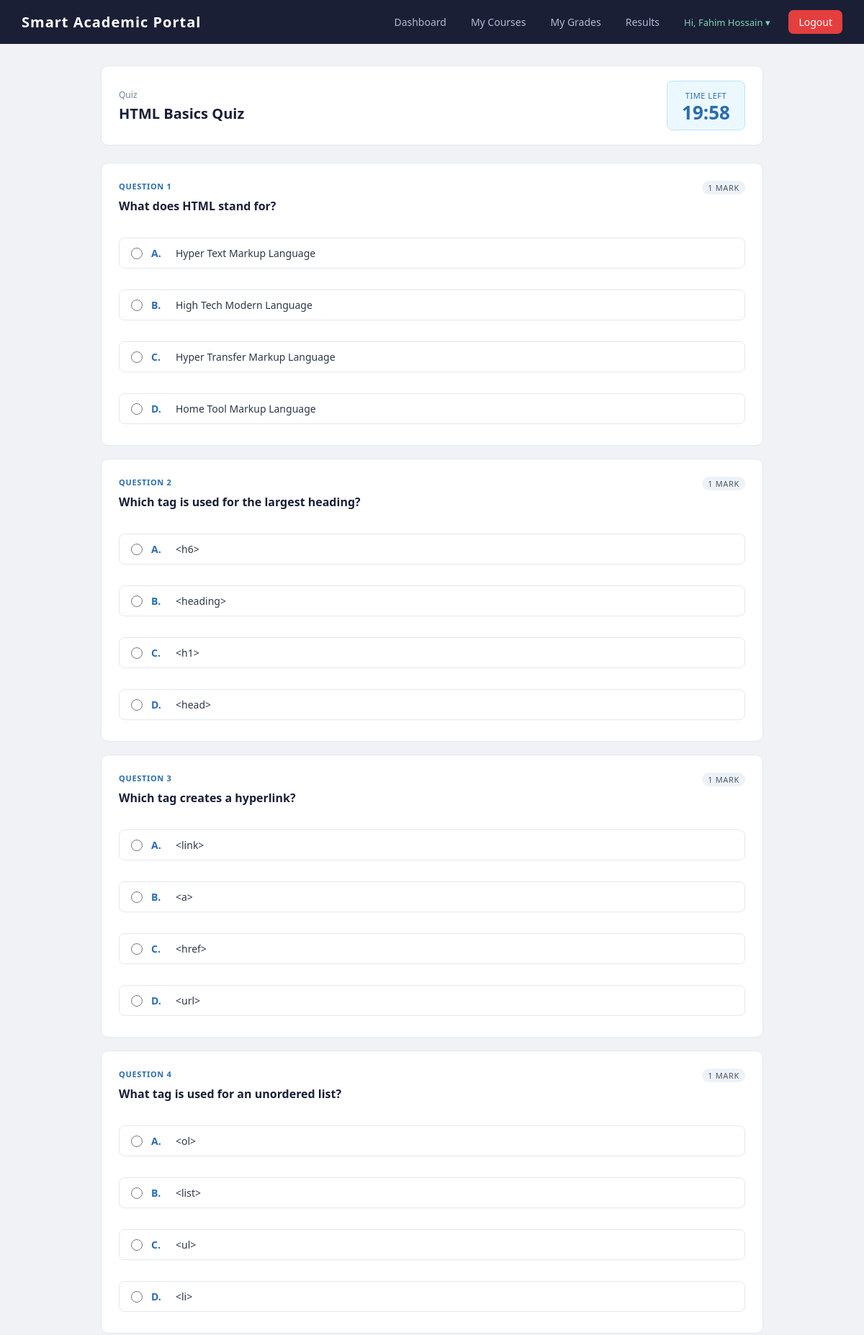
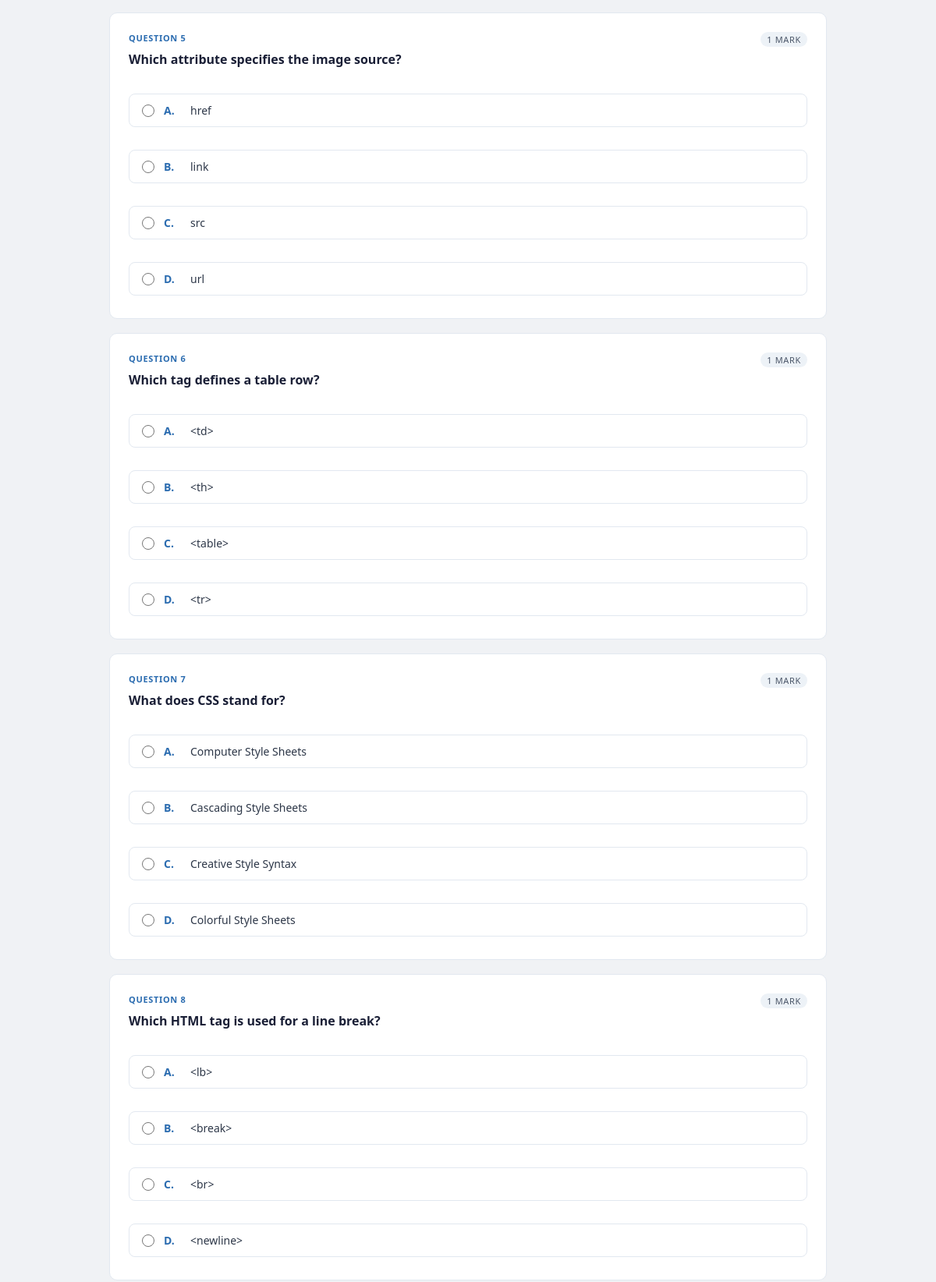
The app's page /student/take_quiz.php?id=1 (signed in, upper part) with its own data (2 pictures, top to bottom).
### tables this page shows
CREATE TABLE `quizzes` (
  `id` int(11) NOT NULL,
  `course_id` int(11) NOT NULL,
  `title` varchar(150) NOT NULL,
  `time_limit` int(11) DEFAULT 30,
  `total_marks` int(11) DEFAULT 10
);

CREATE TABLE `questions` (
  `id` int(11) NOT NULL,
  `quiz_id` int(11) NOT NULL,
  `question_text` text NOT NULL,
  `option_a` varchar(255) DEFAULT NULL,
  `option_b` varchar(255) DEFAULT NULL,
  `option_c` varchar(255) DEFAULT NULL,
  `option_d` varchar(255) DEFAULT NULL,
  `correct_option` char(1) NOT NULL,
  `marks` int(11) DEFAULT 1
);

### student/take_quiz.php (the view, shortened to what this page needs)
<?php
$quiz_id = intval($_GET['id']);
$quiz      = mysqli_fetch_assoc(mysqli_query($conn, "SELECT * FROM quizzes WHERE id=$quiz_id"));
$questions = mysqli_query($conn, "SELECT * FROM questions WHERE quiz_id=$quiz_id ORDER BY id");
?>
<!DOCTYPE html>
<html lang="en">
<head>
  <link rel="stylesheet" href="../assets/style.css">
</head>
<body>
<?php include '../includes/header.php'; ?>
<div class="container">
  <div class="quiz-header">
    <div>
      <div style="font-size:12px;color:#718096;margin-bottom:4px">Quiz</div>
      <h2><?= htmlspecialchars($quiz['title']) ?></h2>
    </div>
    <div class="timer-box">
      <span class="timer-label">Time left</span>
      <span id="timer">--:--</span>
    </div>
  </div>
  <form method="POST"
        action="/acadportal/student/submit_quiz.php"
        id="quizForm"
        data-time-seconds="<?= intval($quiz['time_limit']) * 60 ?>">
    <?php
    $q_num = 0;
    while ($q = mysqli_fetch_assoc($questions)):
      $q_num++;
    ?>
    <div class="question-card">
      <div class="question-num">Question <?= $q_num ?> <span class="marks-badge"><?= $q['marks'] ?> mark<?= $q['marks'] != 1 ? 's' : '' ?></span></div>
      <div class="question-text"><?= htmlspecialchars($q['question_text']) ?></div>
      <div class="options">
        <?php
        $opts = [
          'A' => $q['option_a'],
          'B' => $q['option_b'],
          'C' => $q['option_c'],
          'D' => $q['option_d'],
        ];
        foreach ($opts as $letter => $text):
        ?>
        <label class="option-label">
          <input type="radio"
                 name="ans[<?= $q['id'] ?>]"
                 value="<?= $letter ?>">
          <span style="min-width:22px;font-weight:600;color:#2b6cb0"><?= $letter ?>.</span>
          <span><?= htmlspecialchars($text) ?></span>
        </label>
        <?php endforeach; ?>
      </div>
    </div>
    <?php endwhile; ?>
  </form>
</div>
</body>
</html>

### assets/style.css (style rules this page uses)
* { margin: 0; padding: 0; box-sizing: border-box; }
body { font-family: 'Segoe UI', Tahoma, Geneva, Verdana, sans-serif; background: #f0f2f5; color: #333; font-size: 15px; }
.container { max-width: 960px; margin: 30px auto; padding: 0 20px; }
h2 { font-size: 22px; font-weight: 600; margin-bottom: 20px; color: #1a1f36; }
label { display: block; font-size: 13px; font-weight: 500; color: #4a5568; margin-top: 14px; margin-bottom: 5px; }
#timer { font-size: 22px; font-weight: 700; color: #2b6cb0; }

### student/take_quiz.php (style rules this page uses)
.quiz-header { background: #fff; border: 1px solid #e2e8f0; border-radius: 10px; padding: 20px 24px; margin-bottom: 24px; display: flex; justify-content: space-between; align-items: center; flex-wrap: wrap; gap: 12px; }
.quiz-header h2 { margin: 0; font-size: 20px; color: #1a1f36; }
.timer-box { background: #ebf8ff; border: 1px solid #bee3f8; border-radius: 8px; padding: 8px 20px; text-align: center; }
.timer-box .timer-label { font-size: 11px; color: #2b6cb0; font-weight: 500; text-transform: uppercase; letter-spacing: .05em; }
.timer-box #timer { font-size: 26px; font-weight: 700; color: #2b6cb0; display: block; line-height: 1.2; }
.question-card { background: #fff; border: 1px solid #e2e8f0; border-radius: 10px; padding: 24px; margin-bottom: 18px; }
.question-num { font-size: 11px; font-weight: 600; color: #2b6cb0; text-transform: uppercase; letter-spacing: .06em; margin-bottom: 8px; }
.question-text { font-size: 16px; font-weight: 600; color: #1a1f36; margin-bottom: 18px; line-height: 1.5; }
.options { display: flex; flex-direction: column; gap: 10px; }
.option-label { display: flex; align-items: center; gap: 12px; padding: 11px 16px; border: 1.5px solid #e2e8f0; border-radius: 8px; cursor: pointer; font-size: 14px; color: #2d3748; transition: all 0.15s; user-select: none; }
.option-label input[type="radio"] { width: 16px; height: 16px; flex-shrink: 0; accent-color: #2b6cb0; cursor: pointer; }
.marks-badge { float: right; background: #edf2f7; color: #4a5568; font-size: 11px; font-weight: 500; padding: 2px 8px; border-radius: 99px; }

### records on screen
quizzes: title "HTML Basics Quiz"
questions: marks "1", question_text "What does HTML stand for?", letter "A", option_a "Hyper Text Markup Language", letter "B", option_b "High Tech Modern Language", letter "C", option_c "Hyper Transfer Markup Language", letter "D", option_d "Home Tool Markup Language"
questions: marks "1", question_text "Which tag is used for the largest heading?", letter "A", option_a "<h6>", letter "B", option_b "<heading>", letter "C", option_c "<h1>", letter "D", option_d "<head>"
questions: marks "1", question_text "Which tag creates a hyperlink?", letter "A", option_a "<link>", letter "B", option_b "<a>", letter "C", option_c "<href>", letter "D", option_d "<url>"
questions: marks "1", question_text "What tag is used for an unordered list?", letter "A", option_a "<ol>", letter "B", option_b "<list>", letter "C", option_c "<ul>", letter "D", option_d "<li>"
questions: marks "1", question_text "Which attribute specifies the image source?", letter "A", option_a "href", letter "B", option_b "link", letter "C", option_c "src", letter "D", option_d "url"
questions: marks "1", question_text "Which tag defines a table row?", letter "A", option_a "<td>", letter "B", option_b "<th>", letter "C", option_c "<table>", letter "D", option_d "<tr>"
questions: marks "1", question_text "What does CSS stand for?", letter "A", option_a "Computer Style Sheets", letter "B", option_b "Cascading Style Sheets", letter "C", option_c "Creative Style Syntax", letter "D", option_d "Colorful Style Sheets"
questions: marks "1", question_text "Which HTML tag is used for a line break?", letter "A", option_a "<lb>", letter "B", option_b "<break>", letter "C", option_c "<br>", letter "D", option_d "<newline>"

### other values on screen
$_SESSION['user_name'] "Fahim Hossain"
